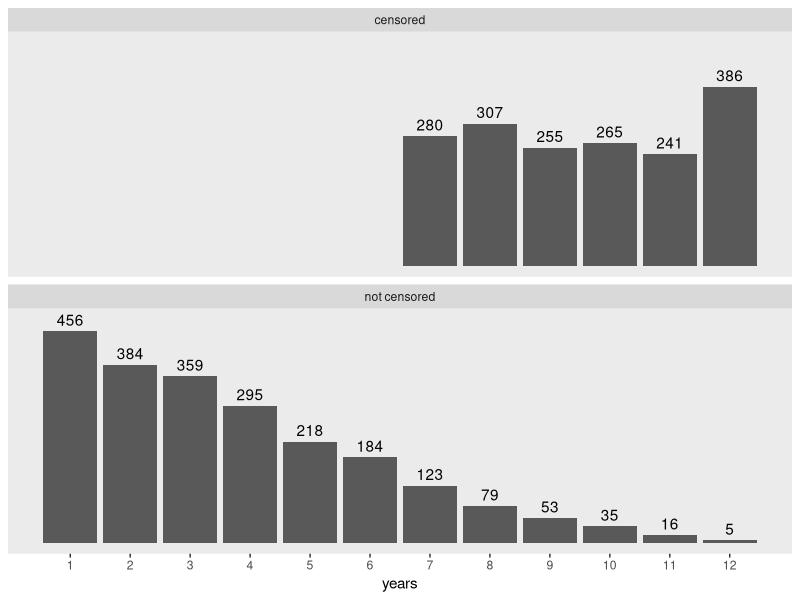
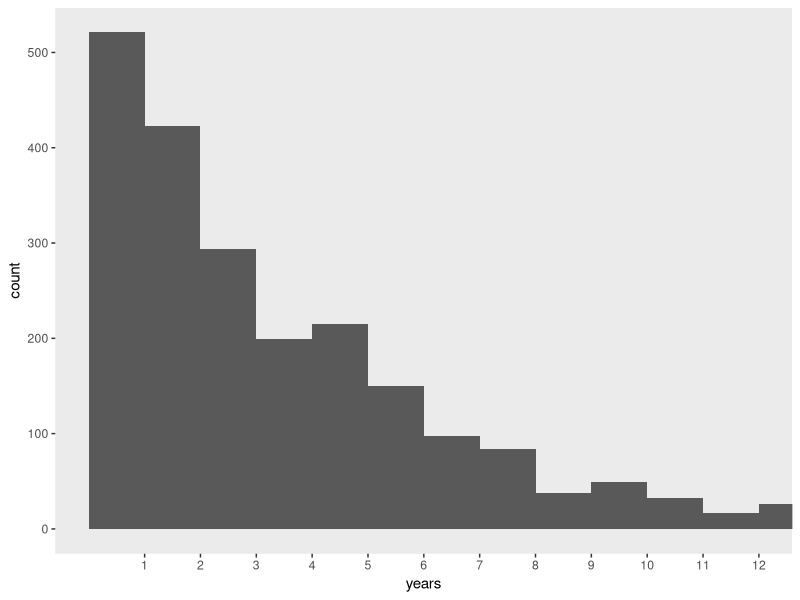

These figures' R source, in order:
## ---- chunk 1
library(tidyverse)

teachers <- read_csv("data/teachers.csv")

glimpse(teachers)
## ---- chunk 2
teachers %>% 
  count(censor, t) %>% 
  mutate(censor = if_else(censor == "0", "not censored", "censored")) %>% 
  
  ggplot(aes(x = t)) +
  geom_col(aes(y = n)) +
  geom_text(aes(y = n + 25, label = n)) +
  scale_x_continuous("years", breaks = 1:12) +
  scale_y_continuous(NULL, breaks = NULL) +
  theme(panel.grid = element_blank()) +
  facet_wrap(~censor, nrow = 2)
## ---- chunk 3
teachers %>% 
  group_by(censor) %>% 
  summarise(n    = n(),
            mean = mean(t),
            sd   = sd(t)) %>% 
  mutate(percent = 100 * n / sum(n))
## ---- chunk 4
set.seed(9)

tibble(years = rexp(n = 2207, rate = 1 / 3.7)) %>% 
  ggplot(aes(x = years)) +
  geom_histogram(binwidth = 1, boundary = 0) +
  scale_x_continuous(breaks = 1:12) +
  coord_cartesian(xlim = c(0, 12)) +
  theme(panel.grid = element_blank())
## ---- chunk 5
teachers %>% 
  summarise(mean   = mean(t),
            median = median(t),
            sd     = sd(t))
## ---- chunk 6
sessionInfo()
